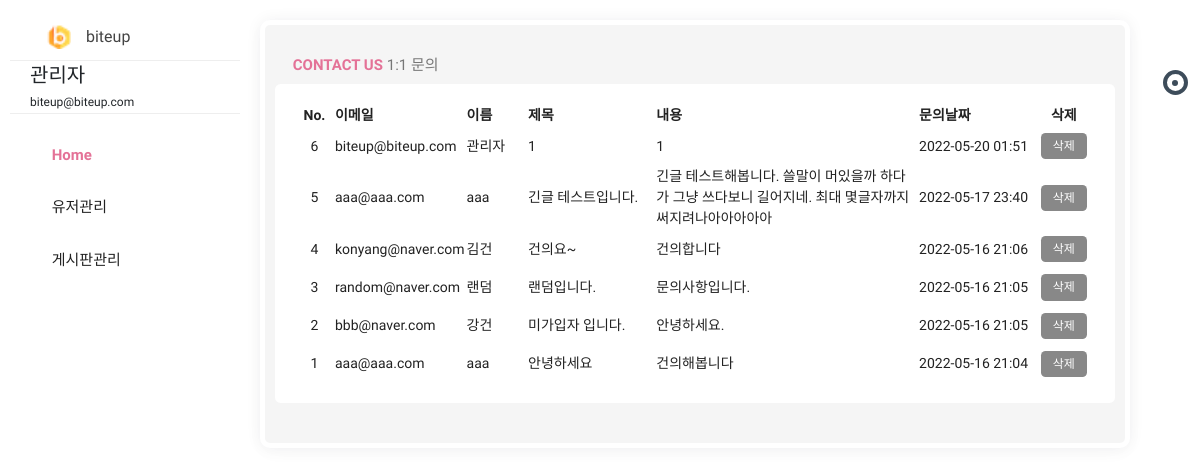
The app's page /admin/contact (signed in) with its own data.
### pybo/models.py (models this page shows)
class User(db.Model):
    id = db.Column(db.Integer, primary_key=True)
    username = db.Column(db.String(150), unique=True, nullable=False)
    password = db.Column(db.String(200), nullable=False)
    email = db.Column(db.String(120), unique=True, nullable=False)
    passwd_answer = db.Column(db.String(200), unique=True, nullable=False)
    location = db.Column(db.String(64), nullable=False)
    about_me = db.Column(db.Text(), nullable=False)
    create_date = db.Column(db.DateTime(), nullable=False)

class Contact(db.Model):
    id = db.Column(db.Integer, primary_key=True)
    email = db.Column(db.String(120), unique=True, nullable=False)
    username = db.Column(db.String(150), unique=True, nullable=False)
    subject = db.Column(db.String(200), nullable=False)
    message = db.Column(db.Text(), nullable=False)
    create_date = db.Column(db.DateTime(), nullable=False)

### pybo/views/admin_views.py (the view)
@bp.route('/contact', methods=('GET', 'POST'))
@login_required
def contact():
    if g.user.email == "biteup@biteup.com":
        contact_list = Contact.query.order_by(Contact.id.desc())
        return render_template('admin/admin_contactus.html', contact_list=contact_list)
    else:
        return '<script>alert("관리자의 권한이 없습니다.");location.href="/"</script>'

### pybo/filter.py (called while the page is built)
def format_datetime(value, fmt='%Y-%m-%d %H:%M'):
    return value.strftime(fmt)

### pybo/views/auth_views.py (called while the page is built)
@bp.before_app_request
def load_logged_in_user():
    user_id = session.get('user_id')
    if user_id is None:
        g.user = None
    else:
        g.user = User.query.get(user_id)

def login_required(view):
    @functools.wraps(view)
    def wrapped_view(**kwargs):
        if g.user is None:
            return redirect(url_for('auth.login'))
        return view(**kwargs)
    return wrapped_view

### pybo/templates/admin/admin_contactus.html (shortened to what this page needs)
{% extends 'admin.html' %}
{% block content %}
<div class="row clearfix">
    <div class="col-lg-12">
        <div class="card">
            <div class="header">
                <h2><strong><i class="zmdi zmdi-chart"></i> Contact Us </strong> 1:1 문의 </h2>
            </div>
            <div class="body">
                <table class="table_contact">
                    <thead>
                    <tr>
                        <th class="td_id">No.</th>
                        <th>이메일</th>
                        <th>이름</th>
                        <th>제목</th>
                        <th>내용</th>
                        <th>문의날짜</th>
                        <th class="td_delete">삭제</th>
                    </tr>
                    </thead>
                    <tbody>
                    {% for contact in contact_list %}
                    <tr>
                        <td class="td_id">{{ contact.id }}</td>
                        <td class="td_email">{{ contact.email }}</td>
                        <td class="td_username">{{ contact.username }}</td>
                        <td class="td_subject">{{ contact.subject }}</td>
                        <td class="td_message">{{ contact.message }}</td>
                        <td class="td_datetime">{{ contact.create_date|datetime }}</td>
                        <td class="td_delete">
                            <a href="{{ url_for('admin.contact_delete', contact_id=contact.id) }}" class="delete btn btn-sm btn-outline-secondary">삭제</a>
                        </td>
                    </tr>
                    {% endfor %}
                    </tbody>
                </table>
            </div>
        </div>
    </div>
</div>
{% endblock %}

### pybo/templates/admin.html (shortened to what this page needs)
<!doctype html>
<html class="no-js " lang="en">
<head>
    <link rel="stylesheet" href="{{ url_for('static', filename='css/bootstrap.min.css') }}"/>
    <link rel="stylesheet" href="{{ url_for('static', filename='css/jquery-jvectormap-2.0.3.min.css') }}"/>
    <link rel="stylesheet" href="{{ url_for('static', filename='css/plugin.css') }}"/>
    <link rel="stylesheet" href="{{ url_for('static', filename='css/morris.min.css') }}"/>
    <link rel="stylesheet" href="{{ url_for('static', filename='css/style.min.css') }}"/>
    <link rel="stylesheet" href="{{ url_for('static', filename='/admin_style.css') }}"/>
</head>
<body class="theme-blush">
<div class="navbar-right">
    <ul class="navbar-nav">
        <li><a href="#search" class="main_search" title="Search..."><i class="zmdi zmdi-search"></i></a></li>
        <li class="dropdown">
            <a href="javascript:void(0);" class="dropdown-toggle" title="Notifications" data-toggle="dropdown"
               role="button"><i class="zmdi zmdi-notifications"></i>
                <div class="notify"><span class="heartbit"></span><span class="point"></span></div>
            </a>
        </li>
        <li><a href="javascript:void(0);" class="js-right-sidebar" title="Setting"><i
                class="zmdi zmdi-settings zmdi-hc-spin"></i></a></li>
        <li><a href="{{ url_for('main.index') }}" class="mega-menu" title="Sign Out"><i class="zmdi zmdi-power"></i></a></li>
    </ul>
</div>
<aside id="leftsidebar" class="sidebar">
    <div class="navbar-brand">
        <button class="btn-menu ls-toggle-btn" type="button"><i class="zmdi zmdi-menu"></i></button>
        <a href="{{ url_for('admin.main') }}">
            <img src="{{ url_for('static', filename='icon.png') }}" width="25" alt="biteup">
            <span class="m-l-10">biteup</span></a>
    </div>
    <div class="menu">
        <ul class="list">
            <li>
                <div class="user-info">
                    <a class="image" href="profile.html"></a>
                    <div class="detail" style="text-align:left;">
                        <h4>{{ g.user.username }}</h4>
                        <small>{{ g.user.email }}</small>
                    </div>
                </div>
            </li>
            <li class="active open">
                <a href="{{ url_for('admin.main') }}"><i class="zmdi zmdi-home"></i>
                <span>Home</span>
            </a>
            </li>
            <li>
                <a href="javascript:void(0);" class="menu-toggle">
                    <i class="zmdi zmdi-apps"></i>
                    <span>유저관리</span></a>
            </li>
            <li>
                <a href="javascript:void(0);" class="menu-toggle"><i class="zmdi zmdi-folder"></i>
                    <span>게시판관리</span></a>
            </li>
        </ul>
    </div>
</aside>
<section class="content">
{% block content %}
{% endblock %}
</section>
</body>
</html>

### pybo/static/admin_style.css (style rules this page uses)
.table_contact { width:100%; }
.table_contact .td_id { width:5%;text-align:center; }
.table_contact .td_username { width:8%; }
.table_contact .td_email { width:12%; }
.table_contact .td_subject { width:17%; }
.table_contact .td_message { width:35%; }
.table_contact .td_datetime { width:15%; }
.table_contact .td_delete { width:8%; text-align:center; }

### records on screen
User: user.username "관리자", user.email "biteup@biteup.com"
Contact: id "6", email "biteup@biteup.com", username "관리자", subject "1", message "1", create_date "2022-05-20 01:51"
Contact: id "5", email "aaa@aaa.com", username "aaa", subject "긴글 테스트입니다.", message "긴글 테스트해봅니다. 쓸말이 머있을까 하다가 그냥 쓰다보니 길어지네. 최대 몇글자까지 써지려나아아아아아", create_date "2022-05-17 23:40"
Contact: id "4", email "konyang@naver.com", username "김건", subject "건의요~", message "건의합니다", create_date "2022-05-16 21:06"
Contact: id "3", email "random@naver.com", username "랜덤", subject "랜덤입니다.", message "문의사항입니다.", create_date "2022-05-16 21:05"
Contact: id "2", email "bbb@naver.com", username "강건", subject "미가입자 입니다.", message "안녕하세요.", create_date "2022-05-16 21:05"
Contact: id "1", email "aaa@aaa.com", username "aaa", subject "안녕하세요", message "건의해봅니다", create_date "2022-05-16 21:04"
